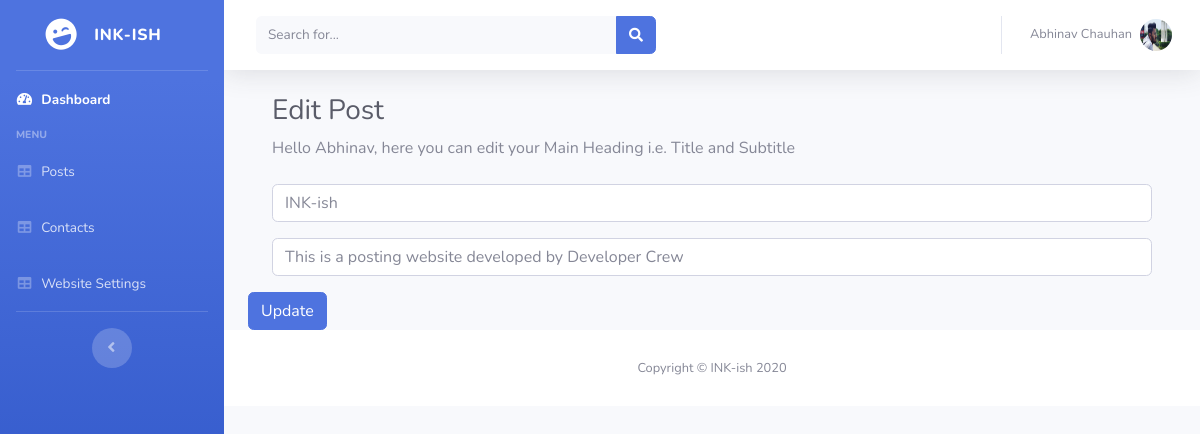
The page /editmainheading/1 (signed in) on the database its author committed.
### tables this page shows
CREATE TABLE `mainheading` (`Id` INTEGER PRIMARY KEY AUTOINCREMENT NOT NULL,
`title` TEXT NOT NULL,
`subtitle` TEXT NOT NULL);

### cleanblog.py (the view)
@app.route('/editmainheading/<int:id>')
def editmainheading(id):
	if 'username' in session:
		conn=sqlite3.connect('cleanblog.db')
		temp=conn.execute("select * from mainheading where id=?",(id,))
		return render_template('editmainheading.html',data=temp)
	else:
		return render_template('login.html')

### templates/editmainheading.html (shortened to what this page needs)
<!DOCTYPE html>
<html lang="en">
<head>
  <link href="{{ url_for('static', filename='vendor/fontawesome-free/css/all.min.css') }}" rel="stylesheet" type="text/css">
  <link href="{{ url_for('static', filename='css/sb-admin-2.min.css') }}" rel="stylesheet">
</head>
<body id="page-top">
  <div id="wrapper">
    <ul class="navbar-nav bg-gradient-primary sidebar sidebar-dark accordion" id="accordionSidebar">
      <a class="sidebar-brand d-flex align-items-center justify-content-center" href="">
        <div class="sidebar-brand-icon rotate-n-15">
          <i class="fas fa-laugh-wink"></i>
        </div>
        <div class="sidebar-brand-text mx-3">INK-ish</div>
      </a>
      <hr class="sidebar-divider my-0">
      <li class="nav-item active">
        <a class="nav-link" href="/dashbord"><i class="fas fa-fw fa-tachometer-alt"></i>
          <span>Dashboard</span></a>
      </li>
      <div class="sidebar-heading">
        Menu
      </div>
      <li class="nav-item">
        <a class="nav-link" href="/manageposts">
          <i class="fas fa-fw fa-table"></i>
          <span>Posts</span></a>
      </li>
      <li class="nav-item">
        <a class="nav-link" href="/managecontacts">
          <i class="fas fa-fw fa-table"></i>
          <span>Contacts</span></a>
      </li>
      <li class="nav-item">
        <a class="nav-link" href="/settings">
          <i class="fas fa-fw fa-table"></i>
          <span>Website Settings</span></a>
      </li>
      <hr class="sidebar-divider d-none d-md-block">
      <div class="text-center d-none d-md-inline">
        <button class="rounded-circle border-0" id="sidebarToggle"></button>
      </div>
    </ul>
    <div id="content-wrapper" class="d-flex flex-column">
      <div id="content">
        <nav class="navbar navbar-expand navbar-light bg-white topbar mb-4 static-top shadow">
          <form class="d-none d-sm-inline-block form-inline mr-auto ml-md-3 my-2 my-md-0 mw-100 navbar-search">
            <div class="input-group">
              <input type="text" class="form-control bg-light border-0 small" placeholder="Search for..." aria-label="Search" aria-describedby="basic-addon2">
              <div class="input-group-append">
                <button class="btn btn-primary" type="button">
                  <i class="fas fa-search fa-sm"></i>
                </button>
              </div>
            </div>
          </form>
          <ul class="navbar-nav ml-auto">
            <li class="nav-item dropdown no-arrow">
              <a class="nav-link dropdown-toggle" href="#" id="userDropdown" role="button" data-toggle="dropdown" aria-haspopup="true" aria-expanded="false">
                <span class="mr-2 d-none d-lg-inline text-gray-600 small">Abhinav Chauhan</span>
                <img class="img-profile rounded-circle" src="{{ url_for('static', filename='img/4.jpg') }}">
              </a>
            </li>
          </ul>
        </nav>
        <div class="container-fluid">
        <div class="container-fluid">
          <h1 class="h3 mb-2 text-gray-800">Edit Post</h1>
          <p class="mb-4">Hello Abhinav, here you can edit your Main Heading i.e. Title and Subtitle</p>
{% for row in data %}
<form action="/updatemainheading/{{row[0]}}" method="POST">
  <div class="form-group">
    <input type="text" class="form-control" name="ttl" placeholder="{{row[1]}}" required>
  </div>
<div class="form-group">
    <input type="text" class="form-control" name="sbtl" placeholder="{{row[2]}}" required>
  </div>
  </div>
  <input type='submit' class="btn btn-primary" name="btn" value="Update">
{% endfor %}
</div>
      <footer class="sticky-footer bg-white">
        <div class="container my-auto">
          <div class="copyright text-center my-auto">
            <span>Copyright &copy; INK-ish 2020</span>
          </div>
        </div>
      </footer>
    </div>
  </div>
</body>
</html>

### rows shown on the page
mainheading: ttl "INK-ish", sbtl "This is a posting website developed by Developer Crew"
